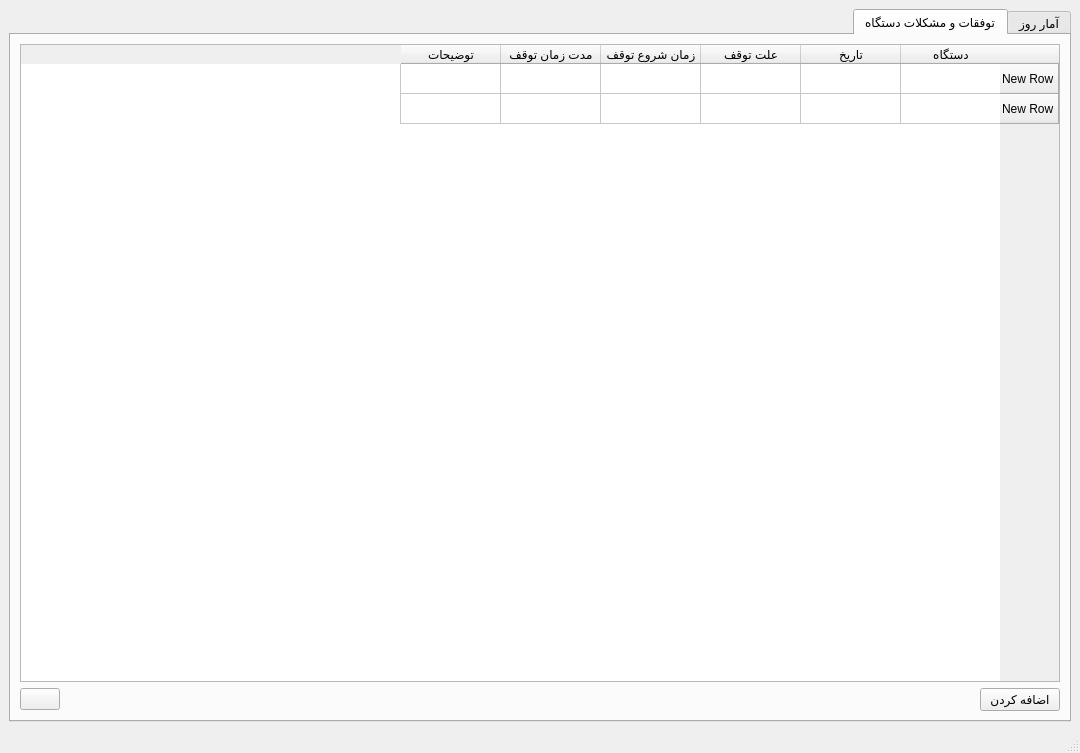
<?xml version="1.0" encoding="UTF-8"?>
<ui version="4.0">
 <class>MainWindow</class>
 <widget class="QMainWindow" name="MainWindow">
  <property name="geometry">
   <rect>
    <x>0</x>
    <y>0</y>
    <width>1080</width>
    <height>753</height>
   </rect>
  </property>
  <property name="windowTitle">
   <string>MainWindow</string>
  </property>
  <widget class="QWidget" name="centralwidget">
   <layout class="QGridLayout" name="gridLayout">
    <item row="0" column="0" rowspan="2">
     <widget class="QTabWidget" name="tabWidget">
      <property name="layoutDirection">
       <enum>Qt::RightToLeft</enum>
      </property>
      <property name="currentIndex">
       <number>1</number>
      </property>
      <widget class="QWidget" name="tab">
       <attribute name="title">
        <string>آمار روز</string>
       </attribute>
       <layout class="QGridLayout" name="gridLayout_3">
        <item row="0" column="0">
         <widget class="QTableWidget" name="tableWidget_2">
          <row>
           <property name="text">
            <string>New Row</string>
           </property>
          </row>
          <column>
           <property name="text">
            <string>دستگاه</string>
           </property>
          </column>
          <column>
           <property name="text">
            <string>تاریخ</string>
           </property>
          </column>
          <column>
           <property name="text">
            <string>امار جفت (ٰروز)</string>
           </property>
          </column>
          <column>
           <property name="text">
            <string>امار جفت(شب)</string>
           </property>
          </column>
          <column>
           <property name="text">
            <string>تعداد نفرات(روز)</string>
           </property>
          </column>
          <column>
           <property name="text">
            <string>تعداد نفرات(شب)</string>
           </property>
          </column>
         </widget>
        </item>
        <item row="1" column="0">
         <widget class="QPushButton" name="pushButton">
          <property name="text">
           <string>اضافه کردن</string>
          </property>
         </widget>
        </item>
       </layout>
      </widget>
      <widget class="QWidget" name="tab_2">
       <attribute name="title">
        <string>توفقات و مشکلات دستگاه</string>
       </attribute>
       <layout class="QGridLayout" name="gridLayout_2">
        <item row="0" column="0" colspan="3">
         <widget class="QTableWidget" name="prodTable">
          <property name="selectionBehavior">
           <enum>QAbstractItemView::SelectRows</enum>
          </property>
          <property name="sortingEnabled">
           <bool>true</bool>
          </property>
          <row>
           <property name="text">
            <string>New Row</string>
           </property>
          </row>
          <row>
           <property name="text">
            <string>New Row</string>
           </property>
          </row>
          <column>
           <property name="text">
            <string>دستگاه</string>
           </property>
          </column>
          <column>
           <property name="text">
            <string>تاریخ</string>
           </property>
          </column>
          <column>
           <property name="text">
            <string>علت توقف</string>
           </property>
          </column>
          <column>
           <property name="text">
            <string>زمان شروع توقف</string>
           </property>
          </column>
          <column>
           <property name="text">
            <string>مدت زمان توقف</string>
           </property>
          </column>
          <column>
           <property name="text">
            <string>توضیحات</string>
           </property>
          </column>
         </widget>
        </item>
        <item row="1" column="0">
         <widget class="QPushButton" name="addFailureBtn">
          <property name="text">
           <string>اضافه کردن</string>
          </property>
         </widget>
        </item>
        <item row="1" column="1">
         <spacer name="horizontalSpacer">
          <property name="orientation">
           <enum>Qt::Horizontal</enum>
          </property>
          <property name="sizeHint" stdset="0">
           <size>
            <width>40</width>
            <height>20</height>
           </size>
          </property>
         </spacer>
        </item>
        <item row="1" column="2">
         <widget class="QPushButton" name="refreshBtn">
          <property name="text">
           <string/>
          </property>
         </widget>
        </item>
       </layout>
      </widget>
     </widget>
    </item>
   </layout>
  </widget>
  <widget class="QMenuBar" name="menubar">
   <property name="geometry">
    <rect>
     <x>0</x>
     <y>0</y>
     <width>1080</width>
     <height>24</height>
    </rect>
   </property>
  </widget>
  <widget class="QStatusBar" name="statusbar"/>
 </widget>
 <resources/>
 <connections/>
</ui>
